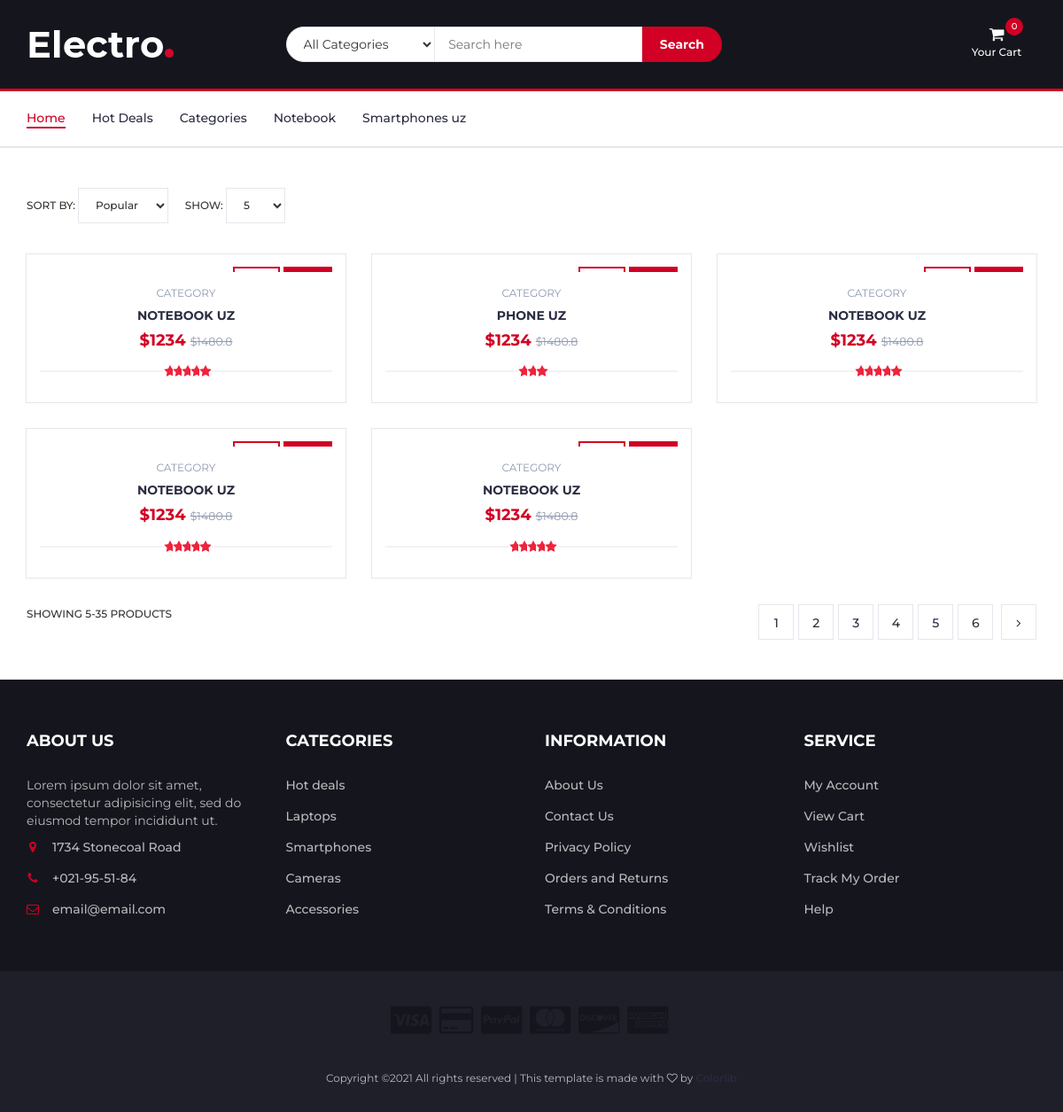
The page /electro.loc/search.php on the database its author committed.
### tables this page shows
CREATE TABLE `category` (
  `id` int(11) NOT NULL,
  `name_uz` varchar(500) DEFAULT NULL,
  `name_ru` varchar(500) DEFAULT NULL,
  `name_en` varchar(500) DEFAULT NULL,
  `created_date` int(11) DEFAULT NULL,
  `status` int(11) NOT NULL DEFAULT '0'
);

CREATE TABLE `product` (
  `id` int(11) NOT NULL,
  `name_uz` varchar(500) DEFAULT NULL,
  `name_ru` varchar(500) DEFAULT NULL,
  `name_en` varchar(500) DEFAULT NULL,
  `image` varchar(500) DEFAULT NULL,
  `category_id` int(11) DEFAULT NULL,
  `price` int(11) DEFAULT NULL,
  `mark` int(11) DEFAULT NULL,
  `created_date` int(11) DEFAULT NULL,
  `status` int(11) NOT NULL DEFAULT '0'
);

### electro.loc/search.php (the view, shortened to what this page needs)
<?php
include_once("db.php");
$c = 0;
$p = 0;
$limit = 5;
$categories_sql = "SELECT * FROM `category` WHERE status='1' ";
$res_category = mysqli_query($connect, $categories_sql);
$category = [];
while ($row = mysqli_fetch_assoc($res_category)) {
	array_push($category, $row);
}
$arr_card = [];
if($cat_id == 0){
	$product_sum_sql = "SELECT COUNT(id) FROM `product` WHERE `status`='1' and `name_uz` LIKE '%".$search."%'";
}else{
$product_sum_sql = "SELECT COUNT(id) FROM `product` WHERE `status`='1' and `category_id`='".$cat_id."' and `name_uz` LIKE '%".$search."%'";
}
$res_product_sum = mysqli_fetch_assoc(mysqli_query($connect, $product_sum_sql));
if($cat_id == 0){
	$product_sql = "SELECT * FROM `product` WHERE `status`='1' and `name_uz` LIKE '%".$search."%' LIMIT ".$p.",".$limit;
}else{
	$product_sql = "SELECT * FROM `product` WHERE `status`='1' and `category_id`='".$cat_id."' and `name_uz` LIKE '%".$search."%' LIMIT ".$p.",".$limit;
}
$res_product = mysqli_query($connect, $product_sql);
$product = [];
while ($row = mysqli_fetch_assoc($res_product)) {
		array_push($product, $row);
}
include_once("top.php");
include_once("header.php");
?>
		<div class="section">
			<div class="container">
				<div class="row">
					<div id="store" class="col-md-12">
						<div class="store-filter clearfix">
							<div class="store-sort">
								<label>
									Sort By:
									<select class="input-select">
										<option value="0">Popular</option>
									</select>
								</label>
								<label>
									Show:
									<select class="input-select">
										<option value="0"><?php echo $limit; ?></option>
									</select>
								</label>
							</div>
						</div>
						<div class="row">
							<?php
foreach ($product as $key) {
		echo '<div class="col-md-4 col-xs-6">
								<div class="product">
									<div class="product-img">
										<img src="'.$key['image'].'" alt="">
										<div class="product-label">
											<span class="sale">-30%</span>
											<span class="new">NEW</span>
										</div>
									</div>
									<div class="product-body">
										<p class="product-category">Category</p>
										<h3 class="product-name"><a href="#">'.$key['name_uz'].'</a></h3>
										<h4 class="product-price">$'.$key['price'].' <del class="product-old-price">$'.$key['price']*1.2.'</del></h4>
										<div class="product-rating">';
									for($i=0; $i<$key['mark']; $i++) {
										echo '<i class="fa fa-star"></i>';
									}
										echo '</div>
									</div>
									<div class="add-to-cart">
										<form action="" method="post">
<input name="product_id" value="'.$key['id'].'" type="hidden">
									<button class="add-to-cart-btn"><i class="fa fa-shopping-cart"></i> add to cart</button>
</form>
									</div>
								</div>
							</div>';
}
							?>
						</div>
						<div class="store-filter clearfix">
							<span class="store-qty">Showing <?php echo count($product)."-".$res_product_sum['COUNT(id)'];?> products</span>
							<ul class="store-pagination">
								<?php
								for($i=1; $i<$res_product_sum['COUNT(id)']/$limit; $i++){
if($p==$i){
echo '<li class="active">'.$i.'</li>';
}else{
echo '<li><a href="?search='.$search.'&page='.$i.'">'.$i.'</a></li>';
}
								}
								?>
								<li><a href="<?php  echo '?c='.$c.'&page='.floor($res_product_sum['COUNT(id)']/$limit);?>"><i class="fa fa-angle-right"></i></a></li>
							</ul>
						</div>
					</div>
				</div>
			</div>
		</div>
		<footer id="footer">
			<div class="section">
				<div class="container">
					<div class="row">
						<div class="col-md-3 col-xs-6">
							<div class="footer">
								<h3 class="footer-title">About Us</h3>
								<p>Lorem ipsum dolor sit amet, consectetur adipisicing elit, sed do eiusmod tempor incididunt ut.</p>
								<ul class="footer-links">
									<li><a href="#"><i class="fa fa-map-marker"></i>1734 Stonecoal Road</a></li>
									<li><a href="#"><i class="fa fa-phone"></i>+021-95-51-84</a></li>
									<li><a href="#"><i class="fa fa-envelope-o"></i>email@email.com</a></li>
								</ul>
							</div>
						</div>
						<div class="col-md-3 col-xs-6">
							<div class="footer">
								<h3 class="footer-title">Categories</h3>
								<ul class="footer-links">
									<li><a href="#">Hot deals</a></li>
									<li><a href="#">Laptops</a></li>
									<li><a href="#">Smartphones</a></li>
									<li><a href="#">Cameras</a></li>
									<li><a href="#">Accessories</a></li>
								</ul>
							</div>
						</div>
						<div class="col-md-3 col-xs-6">
							<div class="footer">
								<h3 class="footer-title">Information</h3>
								<ul class="footer-links">
									<li><a href="#">About Us</a></li>
									<li><a href="#">Contact Us</a></li>
									<li><a href="#">Privacy Policy</a></li>
									<li><a href="#">Orders and Returns</a></li>
									<li><a href="#">Terms & Conditions</a></li>
								</ul>
							</div>
						</div>
						<div class="col-md-3 col-xs-6">
							<div class="footer">
								<h3 class="footer-title">Service</h3>
								<ul class="footer-links">
									<li><a href="#">My Account</a></li>
									<li><a href="#">View Cart</a></li>
									<li><a href="#">Wishlist</a></li>
									<li><a href="#">Track My Order</a></li>
									<li><a href="#">Help</a></li>
								</ul>
							</div>
						</div>
					</div>
				</div>
			</div>
			<div id="bottom-footer" class="section">
				<div class="container">
					<div class="row">
						<div class="col-md-12 text-center">
							<ul class="footer-payments">
								<li><a href="#"><i class="fa fa-cc-visa"></i></a></li>
								<li><a href="#"><i class="fa fa-credit-card"></i></a></li>
								<li><a href="#"><i class="fa fa-cc-paypal"></i></a></li>
								<li><a href="#"><i class="fa fa-cc-mastercard"></i></a></li>
								<li><a href="#"><i class="fa fa-cc-discover"></i></a></li>
								<li><a href="#"><i class="fa fa-cc-amex"></i></a></li>
							</ul>
							<span class="copyright">
								Copyright &copy;<script>document.write(new Date().getFullYear());</script> All rights reserved | This template is made with <i class="fa fa-heart-o" aria-hidden="true"></i> by <a href="https://colorlib.com" target="_blank">Colorlib</a>
							</span>
						</div>
					</div>
				</div>
			</div>
		</footer>
	</body>
</html>

### electro.loc/header.php (shortened to what this page needs)
		<header>
			<div id="header">
				<div class="container">
					<div class="row">
						<div class="col-md-3">
							<div class="header-logo">
								<a href="#" class="logo">
									<img src="./img/logo.png" alt="">
								</a>
							</div>
						</div>
						<div class="col-md-6">
							<div class="header-search">
								<form action="search.php" method="get">
									<select name="cat" class="input-select">
										<option value="0">All Categories</option>
									</select>
									<input class="input" name="search" value="<?php echo $search;?>" placeholder="Search here">
									<button class="search-btn">Search</button>
								</form>
							</div>
						</div>
						<div class="col-md-3 clearfix">
							<div class="header-ctn">
								<div class="dropdown">
									<a class="dropdown-toggle" data-toggle="dropdown" aria-expanded="true">
										<i class="fa fa-shopping-cart"></i>
										<span>Your Cart</span>
										<div class="qty"><?php echo count($arr_card);?></div>
									</a>
								</div>
							</div>
						</div>
					</div>
				</div>
			</div>
		</header>
<nav id="navigation">
	<div class="container">
		<div id="responsive-nav">
			<ul class="main-nav nav navbar-nav">
				<li class="active"><a href="#">Home</a></li>
				<li><a href="#">Hot Deals</a></li>
				<li><a href="#">Categories</a></li>
				<?php
				foreach ($category as $key) {
					echo '<li><a href="store.php?c='.$key['id'].'">'.$key['name_uz'].'</a></li>';
				}
				?>
			</ul>
		</div>
	</div>
</nav>

### rows shown on the page
category: name_uz "Notebook"
category: name_uz "Smartphones uz"
product: name_uz "NOTEBOOK UZ", price "1234", $key['price']*1.2 "1480.8", mark 5 (drawn)
product: name_uz "PHONE UZ", price "1234", $key['price']*1.2 "1480.8", mark 3 (drawn)
product: name_uz "NOTEBOOK UZ", price "1234", $key['price']*1.2 "1480.8", mark 5 (drawn)
product: name_uz "NOTEBOOK UZ", price "1234", $key['price']*1.2 "1480.8", mark 5 (drawn)
product: name_uz "NOTEBOOK UZ", price "1234", $key['price']*1.2 "1480.8", mark 5 (drawn)

### other values the page prints
count($arr_card) "0"
count($product) "5"
$res_product_sum['COUNT(id)'] "35"
form field value "5"
